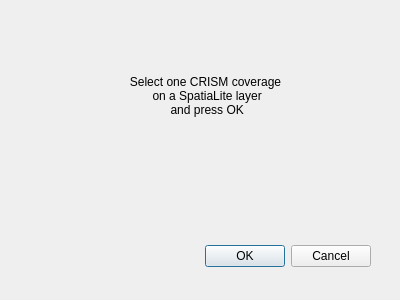
<?xml version="1.0" encoding="UTF-8"?>
<ui version="4.0">
 <class>GAVOCoverageDialogBase</class>
 <widget class="QDialog" name="GAVOCoverageDialogBase">
  <property name="geometry">
   <rect>
    <x>0</x>
    <y>0</y>
    <width>400</width>
    <height>300</height>
   </rect>
  </property>
  <property name="windowTitle">
   <string>GAVO Coverage</string>
  </property>
  <widget class="QDialogButtonBox" name="button_box">
   <property name="geometry">
    <rect>
     <x>30</x>
     <y>240</y>
     <width>341</width>
     <height>32</height>
    </rect>
   </property>
   <property name="orientation">
    <enum>Qt::Horizontal</enum>
   </property>
   <property name="standardButtons">
    <set>QDialogButtonBox::Cancel|QDialogButtonBox::Ok</set>
   </property>
  </widget>
  <widget class="QLabel" name="label">
   <property name="geometry">
    <rect>
     <x>110</x>
     <y>60</y>
     <width>191</width>
     <height>71</height>
    </rect>
   </property>
   <property name="text">
    <string>Select one CRISM coverage
 on a SpatiaLite layer
 and press OK</string>
   </property>
   <property name="alignment">
    <set>Qt::AlignCenter</set>
   </property>
  </widget>
 </widget>
 <resources/>
 <connections>
  <connection>
   <sender>button_box</sender>
   <signal>accepted()</signal>
   <receiver>GAVOCoverageDialogBase</receiver>
   <slot>accept()</slot>
   <hints>
    <hint type="sourcelabel">
     <x>20</x>
     <y>20</y>
    </hint>
    <hint type="destinationlabel">
     <x>20</x>
     <y>20</y>
    </hint>
   </hints>
  </connection>
  <connection>
   <sender>button_box</sender>
   <signal>rejected()</signal>
   <receiver>GAVOCoverageDialogBase</receiver>
   <slot>reject()</slot>
   <hints>
    <hint type="sourcelabel">
     <x>20</x>
     <y>20</y>
    </hint>
    <hint type="destinationlabel">
     <x>20</x>
     <y>20</y>
    </hint>
   </hints>
  </connection>
 </connections>
</ui>
